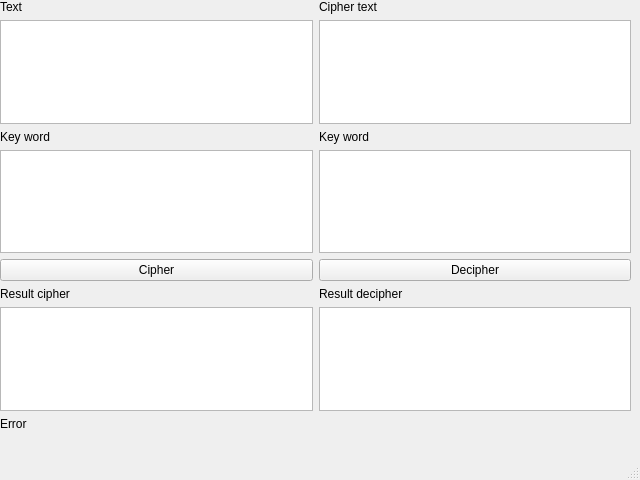
<?xml version="1.0" encoding="UTF-8"?>
<ui version="4.0">
 <class>MainWindow</class>
 <widget class="QMainWindow" name="MainWindow">
  <property name="geometry">
   <rect>
    <x>0</x>
    <y>0</y>
    <width>640</width>
    <height>480</height>
   </rect>
  </property>
  <property name="windowTitle">
   <string>MainWindow</string>
  </property>
  <widget class="QWidget" name="centralwidget">
   <widget class="QWidget" name="gridLayoutWidget">
    <property name="geometry">
     <rect>
      <x>0</x>
      <y>0</y>
      <width>631</width>
      <height>431</height>
     </rect>
    </property>
    <layout class="QGridLayout" name="gridLayout">
     <item row="2" column="1">
      <widget class="QLabel" name="key_decipher">
       <property name="text">
        <string>Key word</string>
       </property>
      </widget>
     </item>
     <item row="1" column="0">
      <widget class="QPlainTextEdit" name="text_edit"/>
     </item>
     <item row="6" column="1">
      <widget class="QTextBrowser" name="result_decipher_browser"/>
     </item>
     <item row="1" column="1">
      <widget class="QPlainTextEdit" name="cipher_text_edit"/>
     </item>
     <item row="0" column="1">
      <widget class="QLabel" name="cipher_text">
       <property name="text">
        <string>Cipher text</string>
       </property>
      </widget>
     </item>
     <item row="3" column="0">
      <widget class="QPlainTextEdit" name="key_word_cipher_edit"/>
     </item>
     <item row="4" column="1">
      <widget class="QPushButton" name="decipher_button">
       <property name="text">
        <string>Decipher</string>
       </property>
      </widget>
     </item>
     <item row="4" column="0">
      <widget class="QPushButton" name="cipher_button">
       <property name="text">
        <string>Cipher</string>
       </property>
      </widget>
     </item>
     <item row="5" column="1">
      <widget class="QLabel" name="result_decipher">
       <property name="text">
        <string>Result decipher</string>
       </property>
      </widget>
     </item>
     <item row="2" column="0">
      <widget class="QLabel" name="key_cipher">
       <property name="text">
        <string>Key word</string>
       </property>
      </widget>
     </item>
     <item row="0" column="0">
      <widget class="QLabel" name="text">
       <property name="text">
        <string>Text</string>
       </property>
      </widget>
     </item>
     <item row="6" column="0">
      <widget class="QTextBrowser" name="textBrowser"/>
     </item>
     <item row="3" column="1">
      <widget class="QPlainTextEdit" name="key_word_decipher_edit"/>
     </item>
     <item row="5" column="0">
      <widget class="QLabel" name="result_cipher">
       <property name="text">
        <string>Result cipher</string>
       </property>
      </widget>
     </item>
     <item row="7" column="0" colspan="2">
      <widget class="QLabel" name="label">
       <property name="text">
        <string>Error</string>
       </property>
      </widget>
     </item>
    </layout>
   </widget>
  </widget>
  <widget class="QMenuBar" name="menubar">
   <property name="geometry">
    <rect>
     <x>0</x>
     <y>0</y>
     <width>640</width>
     <height>30</height>
    </rect>
   </property>
  </widget>
  <widget class="QStatusBar" name="statusbar"/>
 </widget>
 <resources/>
 <connections/>
</ui>
